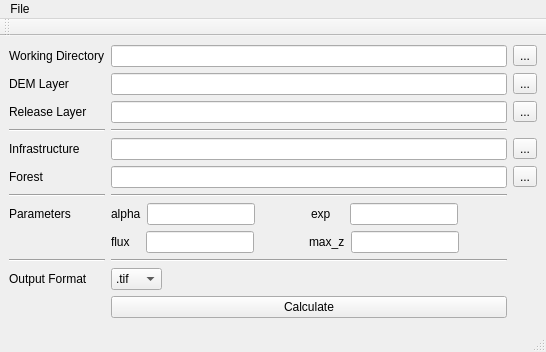
<?xml version="1.0" encoding="UTF-8"?>
<ui version="4.0">
 <class>MainWindow</class>
 <widget class="QMainWindow" name="MainWindow">
  <property name="geometry">
   <rect>
    <x>0</x>
    <y>0</y>
    <width>546</width>
    <height>352</height>
   </rect>
  </property>
  <property name="windowTitle">
   <string>Flow-Py</string>
  </property>
  <property name="windowIcon">
   <iconset>
    <normaloff>FlowPylogo.png</normaloff>FlowPylogo.png</iconset>
  </property>
  <widget class="QWidget" name="centralwidget">
   <layout class="QGridLayout" name="gridLayout">
    <item row="6" column="1">
     <widget class="QLabel" name="forest_Label">
      <property name="text">
       <string>Forest</string>
      </property>
     </widget>
    </item>
    <item row="12" column="1">
     <widget class="QLabel" name="label">
      <property name="text">
       <string>Output Format</string>
      </property>
     </widget>
    </item>
    <item row="4" column="1">
     <widget class="Line" name="line">
      <property name="orientation">
       <enum>Qt::Horizontal</enum>
      </property>
     </widget>
    </item>
    <item row="8" column="3">
     <widget class="Line" name="line_5">
      <property name="orientation">
       <enum>Qt::Horizontal</enum>
      </property>
     </widget>
    </item>
    <item row="4" column="3">
     <widget class="Line" name="line_4">
      <property name="orientation">
       <enum>Qt::Horizontal</enum>
      </property>
     </widget>
    </item>
    <item row="3" column="4">
     <widget class="QToolButton" name="Release_Button">
      <property name="text">
       <string>...</string>
      </property>
     </widget>
    </item>
    <item row="13" column="3">
     <widget class="QPushButton" name="calc_Button">
      <property name="text">
       <string>Calculate</string>
      </property>
     </widget>
    </item>
    <item row="5" column="4">
     <widget class="QToolButton" name="infra_Button">
      <property name="text">
       <string>...</string>
      </property>
     </widget>
    </item>
    <item row="11" column="3">
     <widget class="Line" name="line_6">
      <property name="orientation">
       <enum>Qt::Horizontal</enum>
      </property>
     </widget>
    </item>
    <item row="5" column="3">
     <widget class="QLineEdit" name="infra_lineEdit"/>
    </item>
    <item row="1" column="4">
     <widget class="QToolButton" name="wDir_Button">
      <property name="text">
       <string>...</string>
      </property>
      <property name="checkable">
       <bool>false</bool>
      </property>
     </widget>
    </item>
    <item row="3" column="1">
     <widget class="QLabel" name="release_label">
      <property name="text">
       <string>Release Layer</string>
      </property>
     </widget>
    </item>
    <item row="1" column="1">
     <widget class="QLabel" name="wDir_label">
      <property name="text">
       <string>Working Directory</string>
      </property>
     </widget>
    </item>
    <item row="2" column="4">
     <widget class="QToolButton" name="DEM_Button">
      <property name="text">
       <string>...</string>
      </property>
     </widget>
    </item>
    <item row="9" column="3">
     <layout class="QHBoxLayout" name="horizontalLayout">
      <item>
       <widget class="QLabel" name="label_7">
        <property name="text">
         <string>alpha</string>
        </property>
       </widget>
      </item>
      <item>
       <widget class="QLineEdit" name="alpha_Edit">
        <property name="enabled">
         <bool>true</bool>
        </property>
        <property name="alignment">
         <set>Qt::AlignRight|Qt::AlignTrailing|Qt::AlignVCenter</set>
        </property>
        <property name="readOnly">
         <bool>false</bool>
        </property>
        <property name="clearButtonEnabled">
         <bool>false</bool>
        </property>
       </widget>
      </item>
      <item>
       <spacer name="horizontalSpacer">
        <property name="orientation">
         <enum>Qt::Horizontal</enum>
        </property>
        <property name="sizeHint" stdset="0">
         <size>
          <width>40</width>
          <height>20</height>
         </size>
        </property>
       </spacer>
      </item>
      <item>
       <widget class="QLabel" name="label_6">
        <property name="text">
         <string>exp    </string>
        </property>
       </widget>
      </item>
      <item>
       <widget class="QLineEdit" name="exp_Edit">
        <property name="enabled">
         <bool>true</bool>
        </property>
        <property name="alignment">
         <set>Qt::AlignRight|Qt::AlignTrailing|Qt::AlignVCenter</set>
        </property>
        <property name="readOnly">
         <bool>false</bool>
        </property>
       </widget>
      </item>
      <item>
       <spacer name="horizontalSpacer_2">
        <property name="orientation">
         <enum>Qt::Horizontal</enum>
        </property>
        <property name="sizeHint" stdset="0">
         <size>
          <width>40</width>
          <height>20</height>
         </size>
        </property>
       </spacer>
      </item>
     </layout>
    </item>
    <item row="2" column="1">
     <widget class="QLabel" name="DEM_label">
      <property name="text">
       <string>DEM Layer</string>
      </property>
     </widget>
    </item>
    <item row="2" column="3">
     <widget class="QLineEdit" name="DEM_lineEdit"/>
    </item>
    <item row="5" column="1">
     <widget class="QLabel" name="infra_label">
      <property name="text">
       <string>Infrastructure</string>
      </property>
     </widget>
    </item>
    <item row="1" column="3">
     <widget class="QLineEdit" name="wDir_lineEdit"/>
    </item>
    <item row="11" column="1">
     <widget class="Line" name="line_3">
      <property name="orientation">
       <enum>Qt::Horizontal</enum>
      </property>
     </widget>
    </item>
    <item row="9" column="1">
     <widget class="QLabel" name="label_2">
      <property name="text">
       <string>Parameters</string>
      </property>
     </widget>
    </item>
    <item row="8" column="1">
     <widget class="Line" name="line_2">
      <property name="orientation">
       <enum>Qt::Horizontal</enum>
      </property>
     </widget>
    </item>
    <item row="10" column="3">
     <layout class="QHBoxLayout" name="horizontalLayout_3">
      <item>
       <widget class="QLabel" name="label_4">
        <property name="text">
         <string>flux   </string>
        </property>
       </widget>
      </item>
      <item>
       <widget class="QLineEdit" name="flux_Edit"/>
      </item>
      <item>
       <spacer name="horizontalSpacer_4">
        <property name="orientation">
         <enum>Qt::Horizontal</enum>
        </property>
        <property name="sizeHint" stdset="0">
         <size>
          <width>40</width>
          <height>20</height>
         </size>
        </property>
       </spacer>
      </item>
      <item>
       <widget class="QLabel" name="label_3">
        <property name="text">
         <string>max_z</string>
        </property>
       </widget>
      </item>
      <item>
       <widget class="QLineEdit" name="z_Edit"/>
      </item>
      <item>
       <spacer name="horizontalSpacer_5">
        <property name="orientation">
         <enum>Qt::Horizontal</enum>
        </property>
        <property name="sizeHint" stdset="0">
         <size>
          <width>40</width>
          <height>20</height>
         </size>
        </property>
       </spacer>
      </item>
     </layout>
    </item>
    <item row="3" column="3">
     <widget class="QLineEdit" name="release_lineEdit"/>
    </item>
    <item row="12" column="3">
     <layout class="QHBoxLayout" name="horizontalLayout_2">
      <item>
       <widget class="QComboBox" name="outputBox">
        <item>
         <property name="text">
          <string>.tif</string>
         </property>
        </item>
        <item>
         <property name="text">
          <string>.asc</string>
         </property>
        </item>
       </widget>
      </item>
      <item>
       <spacer name="horizontalSpacer_3">
        <property name="orientation">
         <enum>Qt::Horizontal</enum>
        </property>
        <property name="sizeHint" stdset="0">
         <size>
          <width>40</width>
          <height>20</height>
         </size>
        </property>
       </spacer>
      </item>
     </layout>
    </item>
    <item row="6" column="3">
     <widget class="QLineEdit" name="forest_lineEdit"/>
    </item>
    <item row="6" column="4">
     <widget class="QToolButton" name="forest_Button">
      <property name="text">
       <string>...</string>
      </property>
     </widget>
    </item>
   </layout>
  </widget>
  <widget class="QMenuBar" name="menubar">
   <property name="geometry">
    <rect>
     <x>0</x>
     <y>0</y>
     <width>546</width>
     <height>21</height>
    </rect>
   </property>
   <property name="defaultUp">
    <bool>false</bool>
   </property>
   <widget class="QMenu" name="menuFile">
    <property name="title">
     <string>File</string>
    </property>
    <addaction name="actionSave"/>
    <addaction name="actionLoad"/>
    <addaction name="actionQuit"/>
   </widget>
   <addaction name="menuFile"/>
  </widget>
  <widget class="QStatusBar" name="statusbar"/>
  <widget class="QToolBar" name="toolBar">
   <property name="windowTitle">
    <string>toolBar</string>
   </property>
   <attribute name="toolBarArea">
    <enum>TopToolBarArea</enum>
   </attribute>
   <attribute name="toolBarBreak">
    <bool>false</bool>
   </attribute>
  </widget>
  <action name="actionSave">
   <property name="text">
    <string>Save</string>
   </property>
  </action>
  <action name="actionLoad">
   <property name="text">
    <string>Load</string>
   </property>
  </action>
  <action name="actionQuit">
   <property name="text">
    <string>Quit</string>
   </property>
  </action>
 </widget>
 <resources/>
 <connections/>
</ui>
